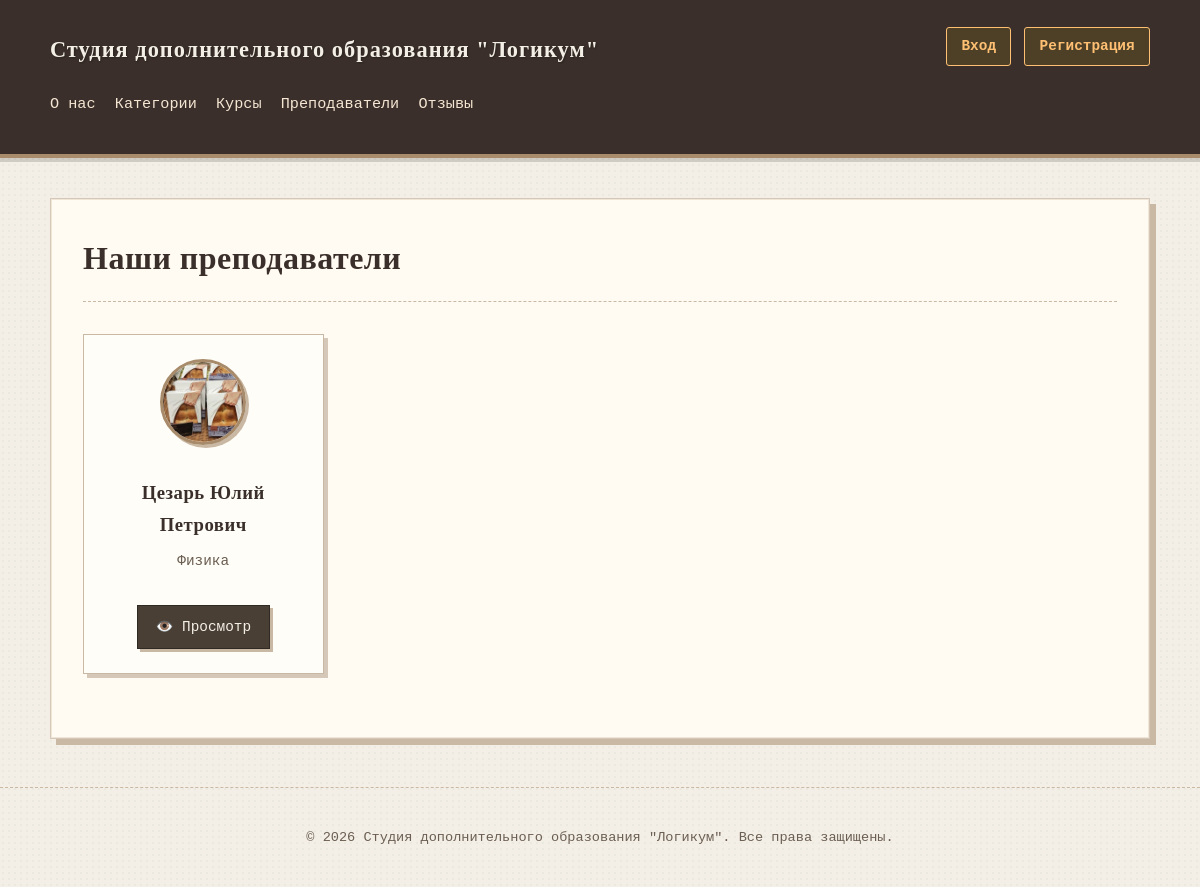
Page /education/teachers/ on the earlier database version.
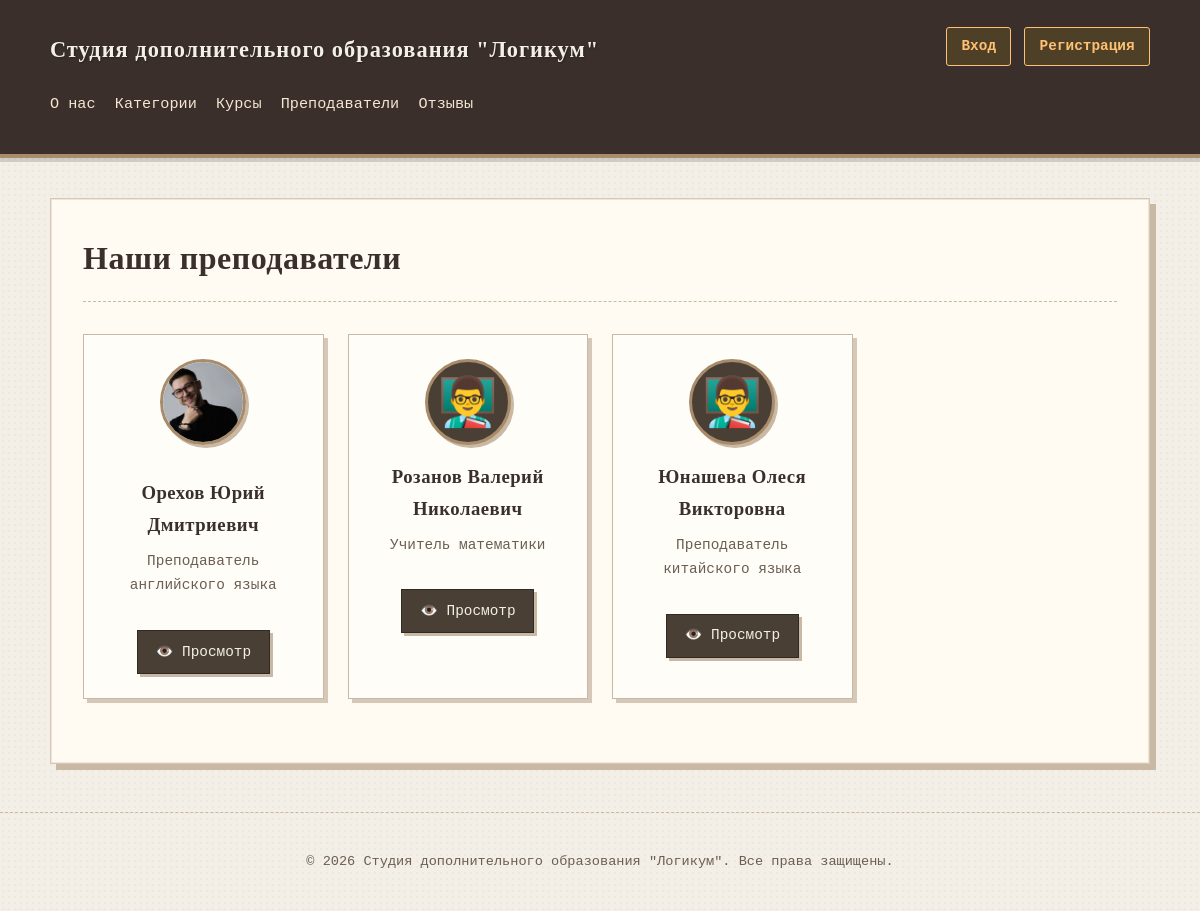
Same page on the later database version.
### education/models.py (models this page shows, shortened)
class Teacher(models.Model):
    user = models.OneToOneField(
        User,
        on_delete=models.CASCADE,
        null=True,
        blank=True,
        related_name='teacher_profile',
        verbose_name="Пользователь"
    )
    first_name = models.CharField(max_length=50, verbose_name="Имя")
    last_name = models.CharField(max_length=50, verbose_name="Фамилия")
    middle_name = models.CharField(max_length=50, blank=True, verbose_name="Отчество")
    specialization = models.CharField(max_length=100, verbose_name="Специализация")
    phone = models.CharField(max_length=20, verbose_name="Телефон")
    email = models.EmailField(max_length=100, blank=True, verbose_name="Email")
    bio = models.TextField(blank=True, verbose_name="Биография")
    photo = models.ImageField(
        upload_to='teachers/%Y/%m/',
        blank=True,
        null=True,
        verbose_name="Фото",
        validators=[
            FileExtensionValidator(allowed_extensions=['jpg', 'jpeg', 'png', 'gif']),
            validate_image_size
        ],
        help_text="Поддерживаются форматы: JPG, PNG, GIF. Максимальный размер: 5 МБ"
    )
    is_active = models.BooleanField(default=True, verbose_name="Активен")
    class Meta:
        db_table = 'teachers'
        verbose_name = 'Преподаватель'
        verbose_name_plural = 'Преподаватели'
        ordering = ['last_name', 'first_name']
    def get_full_name(self):
        parts = [self.last_name, self.first_name]
        if self.middle_name:
            parts.append(self.middle_name)
        return ' '.join(parts)

### education/views.py (the view)
# urls.py: path('teachers/', views.teachers_list, name='teachers-list'),
def teachers_list(request):
    teachers = Teacher.objects.filter(is_active=True).order_by('last_name')
    data = {
        'title': 'Наши преподаватели',
        'teachers': teachers,
    }
    return render(request, 'education/teachers_list.html', data)

### education/context_processors.py (called while the page is built, shortened)
def user_groups(request):
    if request.user.is_authenticated:
        groups = list(request.user.groups.values_list('name', flat=True))
        return {'user_groups': groups}
    return {'user_groups': []}

def user_permissions(request):
    context = {
        'user_groups': [],
        'is_admin': False,
        'is_teacher': False,
        'is_student': False,
        'is_marketer': False,
    }
    return context

### education/templates/education/teachers_list.html (shortened to what this page needs)
{% extends 'base.html' %}
{% block content %}
    <div class="page-header">
        <h1>{{ title }}</h1>
    </div>
    {% if teachers %}
    <div class="teachers-grid">
        {% for teacher in teachers %}
        <div class="teacher-card">
            {% if teacher.photo %}
            <img src="{{ teacher.photo.url }}" alt="{{ teacher.get_full_name }}" class="teacher-photo">
            {% else %}
            <div class="teacher-photo-placeholder">👨‍🏫</div>
            {% endif %}
            <h3>{{ teacher.get_full_name }}</h3>
            <p class="specialization">{{ teacher.specialization }}</p>
            <div class="teacher-actions">
                <a href="{% url 'teacher-detail' teacher.id %}" class="btn">👁️ Просмотр</a>
            </div>
        </div>
        {% endfor %}
    </div>
    {% else %}
    <p>Преподаватели пока не добавлены.</p>
    {% if is_admin %}
    <a href="{% url 'teacher-create' %}" class="btn btn-success">➕ Добавить первого преподавателя</a>
    {% endif %}
    {% endif %}
{% endblock %}

### templates/base.html (shortened to what this page needs)
<!DOCTYPE html>
{% load static %}
<html lang="ru">
<head>
    <link rel="stylesheet" href="{% static 'education/css/styles.css' %}?v=1235">
</head>
<body>
    <header>
        <div class="container">
            <div class="header-top">
                <h1><a href="{% url 'education-home' %}">Студия дополнительного образования "Логикум"</a></h1>
                <div class="auth-nav">
                    {% if user.is_authenticated %}
                        <span class="user-greeting">👤 {{ user.first_name }}
                        </span>
                        <a href="{% url 'profile' %}">Профиль</a>
                        {% if user.is_superuser %}
                            <a href="{% url 'admin:index' %}">Админка</a>
                        {% endif %}
                        <a href="{% url 'logout' %}">Выход</a>
                    {% else %}
                        <a href="{% url 'login' %}">Вход</a>
                        <a href="{% url 'register' %}">Регистрация</a>
                    {% endif %}
                </div>
            </div>
            <nav>
                <ul>
                    <li><a href="{% url 'about' %}">О нас</a></li>
                    <li><a href="{% url 'categories' %}">Категории</a></li>
                    <li><a href="{% url 'courses-list' %}">Курсы</a></li>
                    <li><a href="{% url 'teachers-list' %}">Преподаватели</a></li>
                    <li><a href="{% url 'reviews-list' %}">Отзывы</a></li>
                </ul>
            </nav>
        </div>
    </header>
    <main class="container">
        <div class="main-content">
            {% block content %}
            {% endblock %}
        </div>
    </main>
    <footer>
        <div class="container">
            <p>© 2026 Студия дополнительного образования "Логикум". Все права защищены.</p>
        </div>
    </footer>
</body>
</html>

### education/static/education/css/styles.css (style rules this page uses)
body { font-family: "Georgia", "Times New Roman", serif; line-height: 1.7; margin: 0; padding: 0; background-color: #f3efe6; color: #2f2a24; background-image: radial-gradient(rgba(0,0,0,0.03) 1px, transparent 1px); background-size: 6px 6px; }
.container { max-width: 1100px; margin: 0 auto; padding: 0 24px; }
.header-top { display: flex; justify-content: space-between; align-items: center; flex-wrap: wrap; gap: 1rem; }
.header-top h1 { margin: 0; border-bottom: none; padding: 0; }
header { background: #3a2f2a; color: #f3efe6; padding: 1.2rem 0; margin-bottom: 2.5rem; border-bottom: 4px solid #a78b6a; box-shadow: 0 4px 0 rgba(0,0,0,0.15); }
header h1 a { color: #f3efe6; text-decoration: none; letter-spacing: 1px; font-weight: 700; font-size: 1.4rem; text-shadow: 1px 1px 2px rgba(0,0,0,0.3); transition: all 0.3s ease; display: inline-block; }
nav { margin-top: 0.8rem; }
nav ul { list-style: none; padding: 0; display: flex; gap: 1.2rem; flex-wrap: wrap; align-items: center; }
nav ul li a { color: #f5e6d3; text-decoration: none; font-family: "Courier New", monospace; font-size: 0.95rem; border-bottom: 1px dashed transparent; transition: all 0.2s ease; padding: 0.2rem 0; }
.main-content { background: #fffaf2; padding: 2rem; border: 1px solid #d6c8b8; box-shadow: 6px 6px 0 #c9b8a3, inset 0 0 0 1px #f0e6d8; }
h1, h2, h3, h4, h5, h6 { font-family: "Georgia", "Times New Roman", serif; font-weight: 600; color: #3a2f2a; letter-spacing: 0.5px; }
h1 { border-bottom: 2px solid #a78b6a; padding-bottom: 0.5rem; margin-bottom: 1.5rem; }
.btn { display: inline-block; background-color: #4a3f35; color: #f3efe6; padding: 0.55rem 1.1rem; text-decoration: none; border: 1px solid #2f2a24; font-family: "Courier New", monospace; font-size: 0.9rem; margin-top: 1rem; box-shadow: 3px 3px 0 #c9b8a3; transition: all 0.15s ease; }
footer { margin-top: 3rem; text-align: center; color: #6b5e52; font-size: 0.85rem; font-family: "Courier New", monospace; padding: 1.5rem 0; border-top: 1px dashed #c9b8a3; }
.page-header { display: flex; justify-content: space-between; align-items: center; margin-bottom: 2rem; border-bottom: 1px dashed #c9b8a3; padding-bottom: 1rem; }
.page-header h1 { border-bottom: none; margin: 0; padding: 0; }
.auth-nav { display: flex; align-items: center; gap: 0.8rem; font-family: "Courier New", monospace; font-size: 0.9rem; }
.auth-nav a { color: #ffc074; text-decoration: none; font-weight: 600; padding: 0.4rem 0.9rem; border: 1px solid #ffc074; border-radius: 3px; transition: all 0.2s ease; background: rgba(255, 215, 0, 0.1); white-space: nowrap; }
.teachers-grid { display: grid; grid-template-columns: repeat(auto-fill, minmax(240px, 1fr)); gap: 1.5rem; margin: 2rem 0; }
.teacher-card { background: #fffdf7; border: 1px solid #c9b8a3; padding: 1.5rem; text-align: center; box-shadow: 4px 4px 0 #d6c8b8; }
.teacher-photo { width: 80px; height: 80px; border-radius: 50%; object-fit: cover; margin-bottom: 1rem; border: 3px solid #a78b6a; box-shadow: 3px 3px 0 #c9b8a3; }
.teacher-photo-placeholder { width: 80px; height: 80px; border-radius: 50%; background: #4a3f35; color: #f3efe6; display: flex; align-items: center; justify-content: center; font-size: 3rem; margin: 0 auto 1rem; border: 3px solid #a78b6a; box-shadow: 3px 3px 0 #c9b8a3; }
.teacher-card h3 { margin: 0.5rem 0; color: #3a2f2a; }
.teacher-card .specialization { font-family: "Courier New", monospace; color: #6b5e52; font-size: 0.9rem; margin: 0.5rem 0; }
.teacher-actions { display: flex; gap: 0.5rem; justify-content: center; margin-top: 1rem; }
a { color: #5a4a3a; text-decoration: none; transition: all 0.15s ease; }

Differences in the rows shown:
removed Teacher: photo (picture), get_full_name "Цезарь Юлий Петрович", specialization "Физика"
added Teacher: photo (picture), get_full_name "Орехов Юрий Дмитриевич", specialization "Преподаватель английского языка"
added Teacher: get_full_name "Розанов Валерий Николаевич", specialization "Учитель математики"
added Teacher: get_full_name "Юнашева Олеся Викторовна", specialization "Преподаватель китайского языка"
